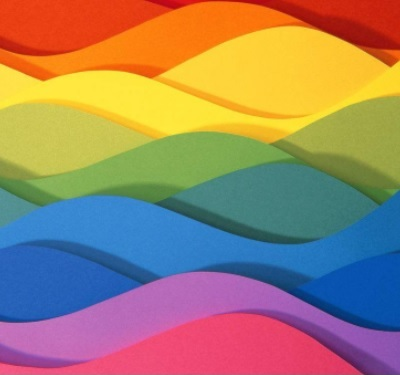
#> input picture pic/color.jpg, 400 x 375 px, given in place of the camera
$ python test04.py
#> lines starting #> are read from the running program, lines starting #| are printed output that depends on the picture; after the words box and inside, x2 and y2 are one past the last pixel; in counts of white or black regions, pixels touching at a corner belong together
import numpy as np

import cv2

font = cv2.FONT_HERSHEY_SIMPLEX

lower_green = np.array([35, 110, 106])  # 绿色范围低阈值
upper_green = np.array([77, 255, 255])  # 绿色范围高阈值

lower_red = np.array([0, 127, 128])  # 红色范围低阈值
upper_red = np.array([10, 255, 255])  # 红色范围高阈值

#cap = cv2.VideoCapture('1.mp4')  # 打开视频文件
cap = cv2.VideoCapture(0)#打开USB摄像头


if (cap.isOpened()):  # 视频打开成功
    flag = 1
else:
    flag = 0

num = 0
if (flag):
    while (True):
        ret, frame = cap.read()  # 读取一帧
#> frame is the input picture: shape (375, 400, 3); mean B, G, R 104.7, 129.4, 156.6
        # if(frame is None):
        if ret == False:  # 读取帧失败
            break
        hsv_img = cv2.cvtColor(frame, cv2.COLOR_BGR2HSV)
#> hsv_img: shape (375, 400, 3); mean H, S, V 74.3, 178.9, 198.2
        mask_green = cv2.inRange(hsv_img, lower_green, upper_green)  # 根据颜色范围删选
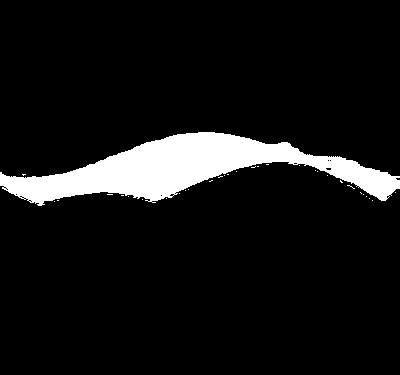
#> mask_green: shape (375, 400); 8.3% white; 32 white regions (31 under 20 px), largest, box (x1, y1, x2, y2) and area: (0, 132, 400, 206) 12418
        mask_red = cv2.inRange(hsv_img, lower_red, upper_red)  # 根据颜色范围删选
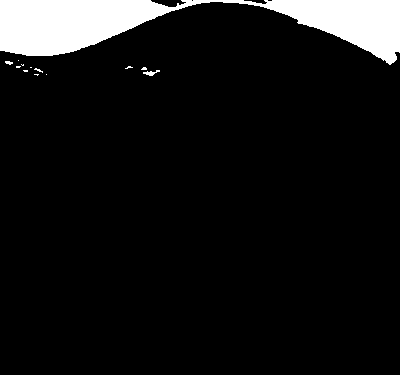
#> mask_red: shape (375, 400); 8.2% white; 13 white regions (10 under 20 px), largest, box (x1, y1, x2, y2) and area: (0, 0, 400, 65) 12185, (143, 70, 160, 76) 49, (5, 61, 13, 65) 22
        mask_green = cv2.medianBlur(mask_green, 7)  # 中值滤波
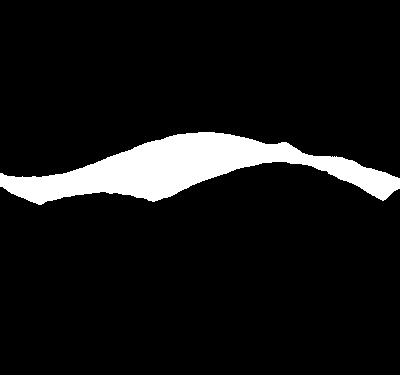
#> mask_green: shape (375, 400); 8.3% white; 1 white region, box (x1, y1, x2, y2) and area: (0, 132, 400, 205) 12477
        mask_red = cv2.medianBlur(mask_red, 7)  # 中值滤波
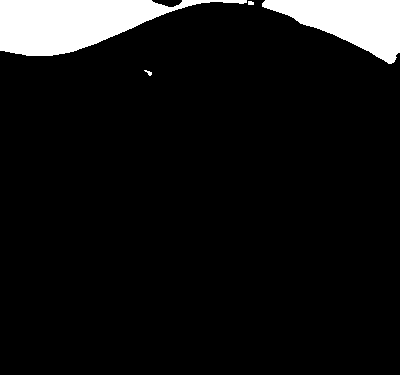
#> mask_red: shape (375, 400); 8.1% white; 4 white regions, box (x1, y1, x2, y2) and area: (0, 0, 247, 56) 7335, (262, 0, 400, 64) 4827, (144, 70, 152, 76) 23, (248, 1, 254, 5) 22
        mask = cv2.bitwise_or(mask_green, mask_red)
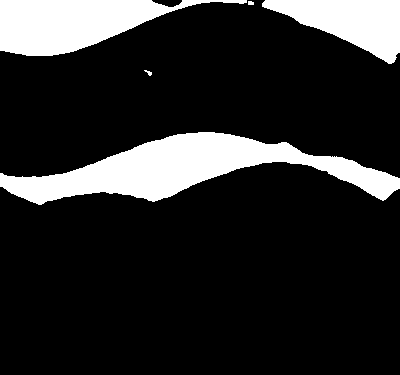
#> mask: shape (375, 400); 16.5% white; 5 white regions
        cv2.imshow('mask_green', mask_green)
        cv2.imshow('mask_red', mask_red)
        cv2.imshow('mask', mask)
        contours, hierarchy = cv2.findContours(mask_green, cv2.RETR_EXTERNAL, cv2.CHAIN_APPROX_NONE)
#> contours = 1 contour; box (x1, y1, x2, y2) and area: (0, 132, 400, 205) 12065
        contours2, hierarchy2 = cv2.findContours(mask_red, cv2.RETR_EXTERNAL, cv2.CHAIN_APPROX_NONE)
#> contours2 = 4 contours, 2 with area under 20; largest, box (x1, y1, x2, y2) and area: (0, 0, 247, 56) 7062, (262, 0, 400, 64) 4659

        for cnt in contours:
            (x, y, w, h) = cv2.boundingRect(cnt)
            cv2.rectangle(frame, (x, y), (x + w, y + h), (0, 255, 255), 2)
            cv2.putText(frame, "green", (x, y - 5), font, 0.7, (0, 255, 0), 2)
#> this loop made 1 pass
#> (x, y, w, h) on pass 1: (0, 132, 400, 73)
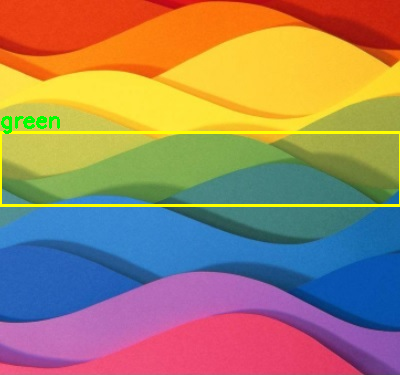
#> frame: shape (375, 400, 3); 2.04% of pixels changed, all inside (x1, y1, x2, y2) = (0, 116, 400, 207)

        for cnt2 in contours2:
            (x2, y2, w2, h2) = cv2.boundingRect(cnt2)
            cv2.rectangle(frame, (x2, y2), (x2 + w2, y2 + h2), (0, 255, 255), 2)
            cv2.putText(frame, "red", (x2, y2 - 5), font, 0.7, (0, 0, 255), 2)
#> this loop made 4 passes
#> (x2, y2, w2, h2) on passes 1 to 4: (144, 70, 8, 6), (248, 1, 6, 4), (262, 0, 138, 64), (0, 0, 247, 56)
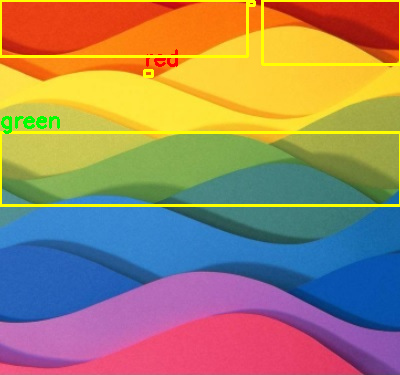
#> frame: shape (375, 400, 3); 1.84% of pixels changed, all inside (x1, y1, x2, y2) = (0, 0, 400, 78)
        num = num + 1
        cv2.imshow("result", frame)
        cv2.imwrite("imgs/%d.jpg" % num, frame)

        if cv2.waitKey(20) & 0xFF == 27:
#> (key Esc is pressed here)
            break

cv2.waitKey(0)

cv2.destroyAllWindows()
